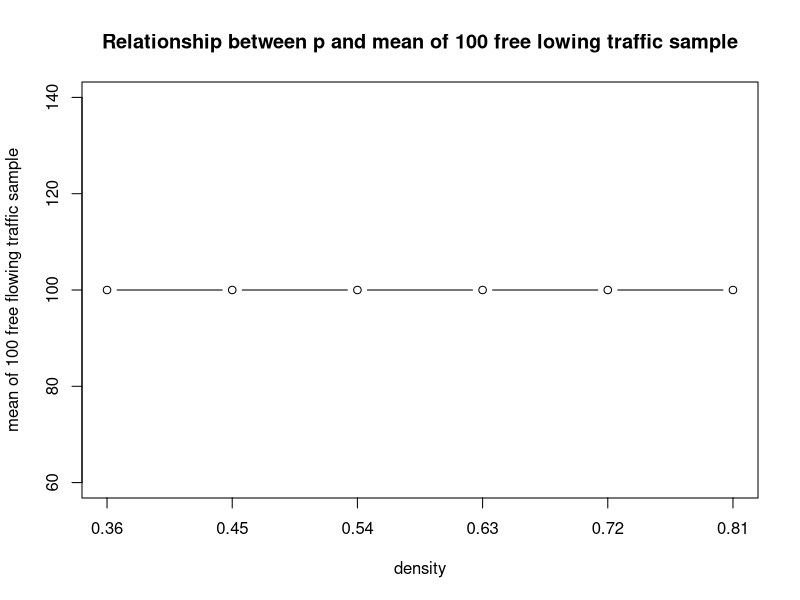

Here is the R script that generated this plot: (Note: this script raises an error after producing the figure.)
#### Initialization function.
## Input : size of grid [r and c] and density [p]
## Output : A matrix [m] with entries 0 (no cars) 1 (red cars) or 2 (blue cars)
## that stores the state of the system (i.e. location of red and blue cars)

bml.init <- function(r, c, p){
  
  lattice_dim <- r*c
  m <- matrix(sample(c(0,1,2), lattice_dim, prob = c(1-p, p/2, p/2), replace = T), nrow = r)
  return(m)
}




#### Function to move the system one step (east and north)
## Input : a matrix [m] of the same type as the output from bml.init()
## Output : TWO variables, the updated [m] and a logical variable
## [grid.new] which should be TRUE if the system changed, FALSE otherwise.

## NOTE : the function should move the red cars once and the blue cars once,
## you can write extra functions that do just a step north or just a step east.
north_move <- function(m) {
  if(nrow(m)==1) {
    return(m)
  }
  blocked <- m[c(nrow(m), 1:(nrow(m)-1)),]!=0
  blue_particle <- m*(m==2)
  blue_particle.new <- m*(m!=2) + blue_particle*blocked + (blue_particle*!blocked)[c(2:nrow(m), 1), ] 
  return(blue_particle.new)
}

east_move <- function(m) {
  if(ncol(m)==1) {
    return(m)
  }
  blocked <-  m[, c(2:ncol(m), 1)]!=0
  red_particle <-  m*(m==1)
  red_particle.new <- m*(m!=1) + red_particle*blocked + (red_particle*!blocked)[,c(ncol(m), 1:(ncol(m)-1))] 
  return(red_particle.new)
}


bml.step <- function(m){
  
  
  updated.m <- north_move(east_move(m))
  if (!all(updated.m == m)){
    grid.new <- TRUE
  }
  else{
    grid.new <- FALSE
  }
  return(list(updated.m, grid.new))
}


#### Function to do a simulation for a given set of input parameters
## Input : size of grid [r and c] and density [p]
## Output : *up to you* (e.g. number of steps taken, did you hit gridlock, ...)

bml.sim <- function(r, c, p){
  m <- bml.init(r,c,p)
  i <- 1
  while (i <= 100) {
    i <- i + 1
    output <- bml.step(m)
    x <- output[[1]]
    y <- output[[2]]
    if (y== FALSE) break}
  print(i-1) #"GridLock at this # of steps"
}


#1
table(replicate(1000,bml.sim(10,10,0.26)))
table(replicate(1000,bml.sim(10,10,0.32)))
table(replicate(1000,bml.sim(10,10,0.38)))
table(replicate(1000,bml.sim(10,10,0.39)))
table(replicate(1000,bml.sim(20,20,0.26)))
table(replicate(1000,bml.sim(20,20,0.32)))
table(replicate(1000,bml.sim(20,20,0.38)))

p0.36 <- replicate(100,bml.sim(10,10,0.36))
p0.45 <- replicate(100,bml.sim(10,10,0.45))
p0.54 <- replicate(100,bml.sim(10,10,0.54))
p0.63 <- replicate(100,bml.sim(10,10,0.63))
p0.72 <- replicate(100,bml.sim(10,10,0.72))
p0.81 <- replicate(100,bml.sim(10,10,0.81))

mean0.36 <- mean(p0.36)
mean0.45 <- mean(p0.45)
mean0.54 <- mean(p0.54)
mean0.63 <- mean(p0.63)
mean0.72 <- mean(p0.72)
mean0.81 <- mean(p0.81)
gg <- c(mean0.36,mean0.45,mean0.54,mean0.63,mean0.72,mean0.81)
plot(gg, type="b", xlab="density", ylab="mean of 100 free flowing traffic sample", 
     main="Relationship between p and mean of 100 free lowing traffic sample",xaxt= 'n')
axis(side=1, at=1, label="0.36")
axis(side=1, at=2, label="0.45")
axis(side=1, at=3, label="0.54")
axis(side=1, at=4, label="0.63")
axis(side=1, at=5, label="0.72")
axis(side=1, at=6, label="0.81")
assign("last.warning", NULL, envir = baseenv())

#2 
aa<- sapply(c((1/1000)*(1:1000)), function(x) bml.sim(10,10,x))
plot(aa, type="l", xlim=c(0,100), xlab="p" , ylab="max number of step until gridlock", xaxt= 'n', main="relationship between p and max number of step until gridlock")
axis(side=1, at=0, label="0")
axis(side=1, at=200, label="0.2")
axis(side=1, at=400, label="0.4")
axis(side=1, at=600, label="0.6")
axis(side=1, at=800, label="0.8")
axis(side=1, at=1000, label="1.0")
assign("last.warning", NULL, envir = baseenv())

#3
table(replicate(1000,bml.sim(10,10,0.8)))
table(replicate(1000,bml.sim(5,20,0.8)))
table(replicate(1000,bml.sim(4,25,0.8)))
table(replicate(1000,bml.sim(2,50,0.8)))
table(replicate(1000,bml.sim(20,20,0.5)))
table(replicate(1000,bml.sim(10,10,0.5)))
table(replicate(1000,bml.sim(5,5,0.5)))


